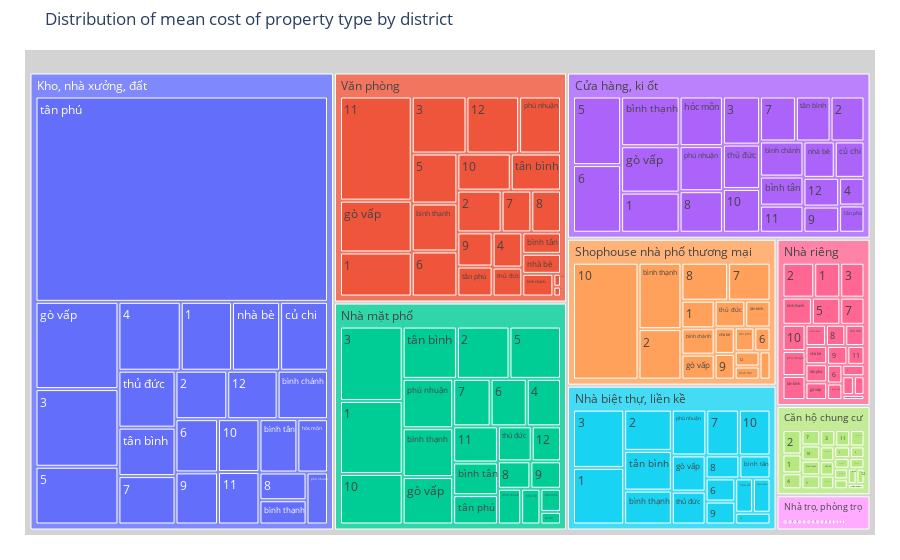

Notebook code cell kept with this figure:
### Code cell
tree_map_test_data = data.groupby(['District', 'Rent type'])['Price'].agg(mean='mean').reset_index()

fig = px.treemap(
    data_frame= tree_map_test_data,
    path=['Rent type', 'District'], values='mean', branchvalues='total',
    hover_data=None,
    hover_name=None,
    title="Distribution of mean cost of property type by district")
fig.update_traces(root_color="lightgrey")
fig.update_layout(margin = dict(t=50, l=25, r=25, b=25))
fig.show()

### Figure 1 — Plotly figure (JSON) as saved in the notebook; plotly's stock layout.template omitted (floating-point values rounded to 4 significant figures; data arrays with more than 128 entries replaced by an {"elided": "..."} marker saying what was removed)
{"data": [{"branchvalues": "total", "domain": {"x": [0, 1], "y": [0, 1]}, "hovertemplate": "labels=%{label}<br>mean=%{value}<br>parent=%{parent}<br>id=%{id}<extra></extra>", "ids": {"elided": "205 str values"}, "labels": {"elided": "205 str values"}, "name": "", "parents": {"elided": "205 str values"}, "root": {"color": "lightgrey"}, "type": "treemap", "values": {"elided": "205 float values"}}], "layout": {"legend": {"tracegroupgap": 0}, "margin": {"b": 25, "l": 25, "r": 25, "t": 50}, "title": {"text": "Distribution of mean cost of property type by district"}}}
